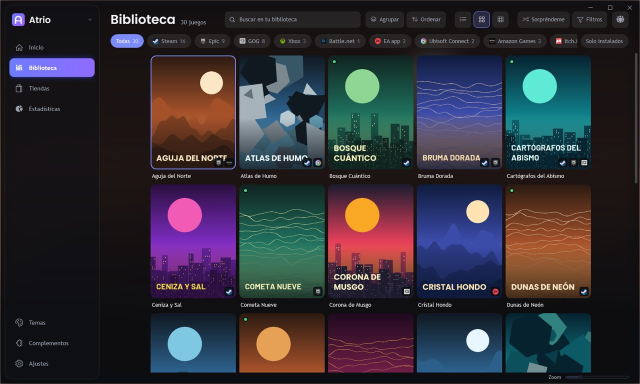
#> input picture atrio/capturas/biblioteca.jpg, 1280 x 768 px, given in place of tema-AtrioNoche-inicio.png, which was not available (shown at 1/2 size)
$ python hacer_vistas.py ../capturas
#> lines starting #> are read from the running program, lines starting #| are printed output that depends on the picture
"""Convierte las capturas de cada tema en la vista previa del menú de Temas y en las imágenes del LÉEME.

Uso: hacer_vistas.py <carpeta de capturas>
"""
import os
import sys

RAIZ = os.path.normpath(os.path.join(os.path.dirname(os.path.abspath(__file__)), '..', '..'))
sys.path.insert(0, os.path.join(RAIZ, '.herramientas', 'py'))
from PIL import Image

if len(sys.argv) < 2:
    raise SystemExit(__doc__)
CAPTURAS = sys.argv[1]
VISTAS = os.path.join(RAIZ, 'atrio', 'temas', 'vistas')
LEEME = os.path.join(RAIZ, 'atrio', 'capturas')
os.makedirs(VISTAS, exist_ok=True)
os.makedirs(LEEME, exist_ok=True)

# Cada tema se presenta con la pantalla que mejor enseña su disposición.
TEMAS = {
    'AtrioNoche': 'inicio', 'AtrioAurora': 'inicio', 'AtrioOLED': 'biblioteca',
    'Cobalto': 'biblioteca', 'Oliva': 'biblioteca',
    'Grafito': 'biblioteca', 'GrafitoCompacto': 'biblioteca', 'Default': 'biblioteca',
}

for tema, pantalla in TEMAS.items():
    img = Image.open(os.path.join(CAPTURAS, f'tema-{tema}-{pantalla}.png')).convert('RGB')
#> img is the input picture: PIL image 1280x768 RGB; mean R, G, B 50.4, 48, 55.9
    img.thumbnail((760, 760), Image.LANCZOS)
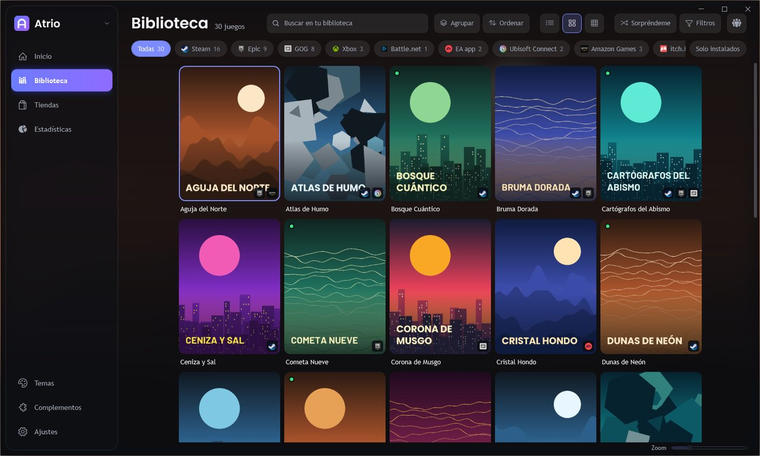
#> img: PIL image 760x456 RGB; mean R, G, B 50.3, 48, 55.9
    img.save(os.path.join(VISTAS, f'{tema}.jpg'), quality=88, optimize=True)
#> pass 2 of the loop `for tema, pantalla in TEMAS.items():`:
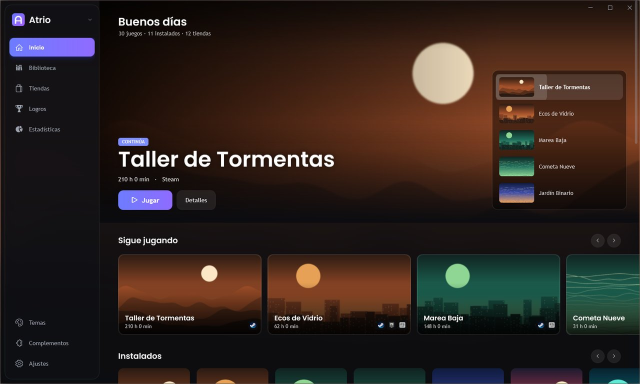
#> input picture atrio/capturas/inicio.jpg, 1280 x 768 px, given in place of tema-AtrioAurora-inicio.png, which was not available (shown at 1/2 size)
#> img is the input picture: PIL image 1280x768 RGB; mean R, G, B 47.8, 35.8, 30.5
#> `img.thumbnail((760, 760), Image.LANCZOS)`:
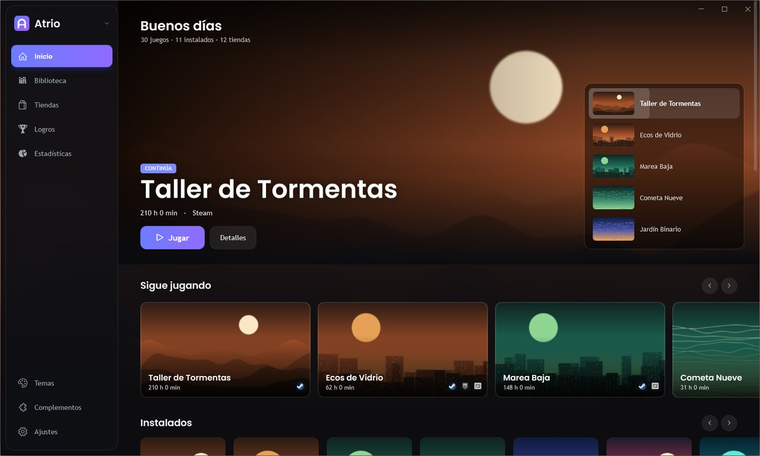
#> img: PIL image 760x456 RGB; mean R, G, B 47.8, 35.8, 30.5
#> (the run stopped early here; a loop or call above may not have finished)
